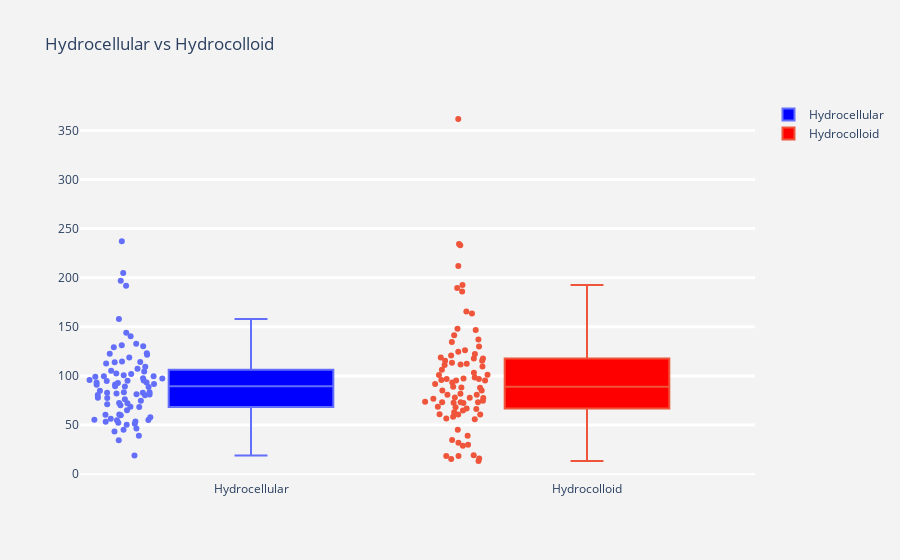

Write notebook code for a chart like this one.
### Code cell
# Get intution of the cost distribution 
fig = go.Figure()
fig.add_trace(go.Box(y= cost_df.loc[cost_df['Dressing type'] == 'Hydrocellular']['updated total cost'] 
, boxpoints='all', name='Hydrocellular',fillcolor='blue', jitter=0.5, whiskerwidth=0.2))

fig.add_trace(go.Box(y= cost_df.loc[cost_df['Dressing type'] == 'Hydrocolloid']['updated total cost'], boxpoints='all', name='Hydrocolloid',
                    fillcolor='red', jitter=0.5, whiskerwidth=0.2))
fig.update_layout(title='Hydrocellular vs Hydrocolloid', 
                  yaxis=dict(gridcolor='rgb(255, 255, 255)',
                 gridwidth=3),
                 paper_bgcolor='rgb(243, 243, 243)',
                 plot_bgcolor='rgb(243, 243, 243)')

### Figure 1 — Plotly figure (JSON) as saved in the notebook; plotly's stock layout.template omitted (floating-point values rounded to 4 significant figures)
{"data": [{"boxpoints": "all", "fillcolor": "blue", "jitter": 0.5, "name": "Hydrocellular", "type": "box", "whiskerwidth": 0.2, "y": [51.24, 132.8, 95.3, 80.37, 94.98, 105.4, 89.6, 191.7, 118.7, 71.18, 101.9, 77.53, 114.8, 50.37, 93.24, 114.1, 60.02, 83.31, 77.74, 204.8, 19.02, 237.0, 122.6, 65.0, 91.86, 100.6, 80.55, 97.75, 93.43, 60.39, 82.83, 107.3, 81.46, 81.99, 43.37, 68.4, 94.85, 55.26, 83.37, 88.69, 56.44, 70.04, 76.15, 129.2, 54.9, 123.0, 131.3, 97.45, 196.9, 89.16, 99.58, 130.3, 53.52, 39.21, 140.5, 92.68, 72.5, 60.83, 72.18, 104.4, 144.0, 157.9, 80.97, 52.3, 34.61, 45.28, 109.4, 84.98, 82.79, 55.07, 46.57, 102.4, 57.93, 53.27, 112.6, 99.71, 99.11, 91.06, 121.5, 91.17, 95.83, 68.54, 114.1, 74.67]}, {"boxpoints": "all", "fillcolor": "red", "jitter": 0.5, "name": "Hydrocolloid", "type": "box", "whiskerwidth": 0.2, "y": [111.6, 122.2, 88.23, 113.5, 77.83, 81.96, 80.84, 98.44, 66.86, 39.18, 18.48, 126.1, 189.7, 15.45, 55.78, 32.02, 73.25, 361.6, 97.3, 93.43, 85.2, 137.1, 15.88, 60.63, 73.71, 78.11, 118.9, 85.18, 58.53, 103.3, 87.98, 96.83, 124.7, 100.9, 72.38, 60.8, 74.86, 234.3, 120.9, 95.92, 165.6, 89.07, 106.4, 13.39, 148.1, 66.42, 68.74, 80.9, 130.1, 117.9, 134.5, 117.7, 34.68, 18.5, 109.5, 115.4, 95.38, 163.5, 186.1, 73.11, 233.1, 192.6, 146.8, 60.92, 45.15, 73.17, 62.98, 30.03, 64.75, 72.64, 101.2, 112.4, 19.18, 77.55, 76.89, 212.0, 68.24, 115.6, 111.1, 141.4, 91.69, 96.93, 56.62, 95.33, 29.0]}], "layout": {"autosize": true, "paper_bgcolor": "rgb(243, 243, 243)", "plot_bgcolor": "rgb(243, 243, 243)", "title": {"text": "Hydrocellular vs Hydrocolloid"}, "xaxis": {"autorange": true, "range": [-0.5078, 1.5], "type": "category"}, "yaxis": {"autorange": true, "gridcolor": "rgb(255, 255, 255)", "gridwidth": 3, "range": [-5.959, 380.9], "type": "linear"}}}
